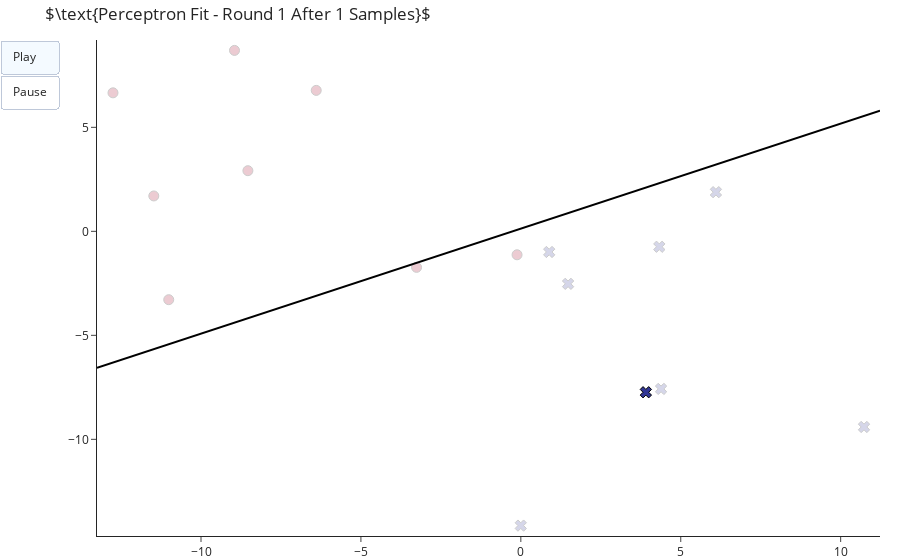

The cell this chart's notebook holds for it:
### Code cell
from sklearn.linear_model import Perceptron as Perceptron
lim = np.array([X.min(axis=0), X.max(axis=0)]).T + np.array([-.5,.5])

frames = []
per = Perceptron()
per.partial_fit([X[0]], [y[0]], np.unique(y))

rnd = 1
while per.score(X, y) != 1:
    for i in range(X.shape[0]):
        # Perform another fitting over new sample
        per.partial_fit([X[i]], [y[i]], np.unique(y))

        # Get Perceptron separator
        w = per.coef_[0]
        yy = (-w[0] / w[1]) * lim[0] - (per.intercept_[0] / w[1])

        # Create animation frame
        frames.append(go.Frame(
            data = [
                go.Scatter(x = X[:,0], y=X[:, 1], mode = 'markers', showlegend=False,
                           marker = dict(size = 10, color = y, line=dict(color="black", width=1),
                                         symbol=class_symbols[y], colorscale=class_colors(2), opacity = [1]*(i+1) + [0.2]*(X.shape[0] - i-1))),
                go.Scatter(x = lim[0], y = [yy[0], yy[1]], mode = 'lines', line_color="black", showlegend=False)],
            traces=[0, 1],
            layout = go.Layout(title=rf"$\text{{Perceptron Fit - Round {rnd} After {i+1} Samples}}$")))
    rnd += 1


fig = go.Figure(data=frames[0]["data"],
                frames=frames,
                layout = go.Layout(
                    title=frames[0]["layout"]["title"],
                    xaxis=dict(range=lim[0], autorange=False),
                    yaxis=dict(range=lim[1], autorange=False),
                    updatemenus=[dict(type="buttons", buttons=[AnimationButtons.play(frame_duration=100), AnimationButtons.pause()])]))


fig.show()

### Figure 1 — Plotly figure (JSON) as saved in the notebook; plotly's stock layout.template omitted (floating-point values rounded to 4 significant figures)
{"data": [{"marker": {"color": [1, 0, 1, 1, 1, 0, 0, 1, 0, 1, 1, 1, 0, 0, 0, 0], "colorscale": [[0, "rgb(165,0,38)"], [1, "rgb(49,54,149)"]], "line": {"color": "black", "width": 1}, "opacity": [1, 0.2, 0.2, 0.2, 0.2, 0.2, 0.2, 0.2, 0.2, 0.2, 0.2, 0.2, 0.2, 0.2, 0.2, 0.2], "size": 10, "symbol": ["x", "circle", "x", "x", "x", "circle", "circle", "x", "circle", "x", "x", "x", "circle", "circle", "circle", "circle"]}, "mode": "markers", "showlegend": false, "type": "scatter", "x": [3.909, -3.26, 10.73, -0.001908, 6.1, -11.01, -11.48, 4.33, -6.398, 1.477, 4.385, 0.8874, -0.1183, -8.952, -12.75, -8.534], "y": [-7.737, -1.732, -9.407, -14.15, 1.882, -3.287, 1.701, -0.7417, 6.776, -2.524, -7.577, -0.9931, -1.128, 8.698, 6.658, 2.915]}, {"line": {"color": "black"}, "mode": "lines", "showlegend": false, "type": "scatter", "x": [-13.25, 11.23], "y": [-6.567, 5.804]}], "layout": {"title": {"text": "$\\text{Perceptron Fit - Round 1 After 1 Samples}$"}, "updatemenus": [{"buttons": [{"args": [null, {"frame": {"duration": 100, "redraw": true}, "fromcurrent": true, "mode": "immediate", "transition": {"duration": 0, "easing": "linear"}}], "label": "Play", "method": "animate"}, {"args": [[null], {"frame": {"duration": 0, "redraw": false}, "mode": "immediate", "transition": {"duration": 0}}], "label": "Pause", "method": "animate"}], "type": "buttons"}], "xaxis": {"autorange": false, "range": [-13.25, 11.23]}, "yaxis": {"autorange": false, "range": [-14.65, 9.198]}}}
